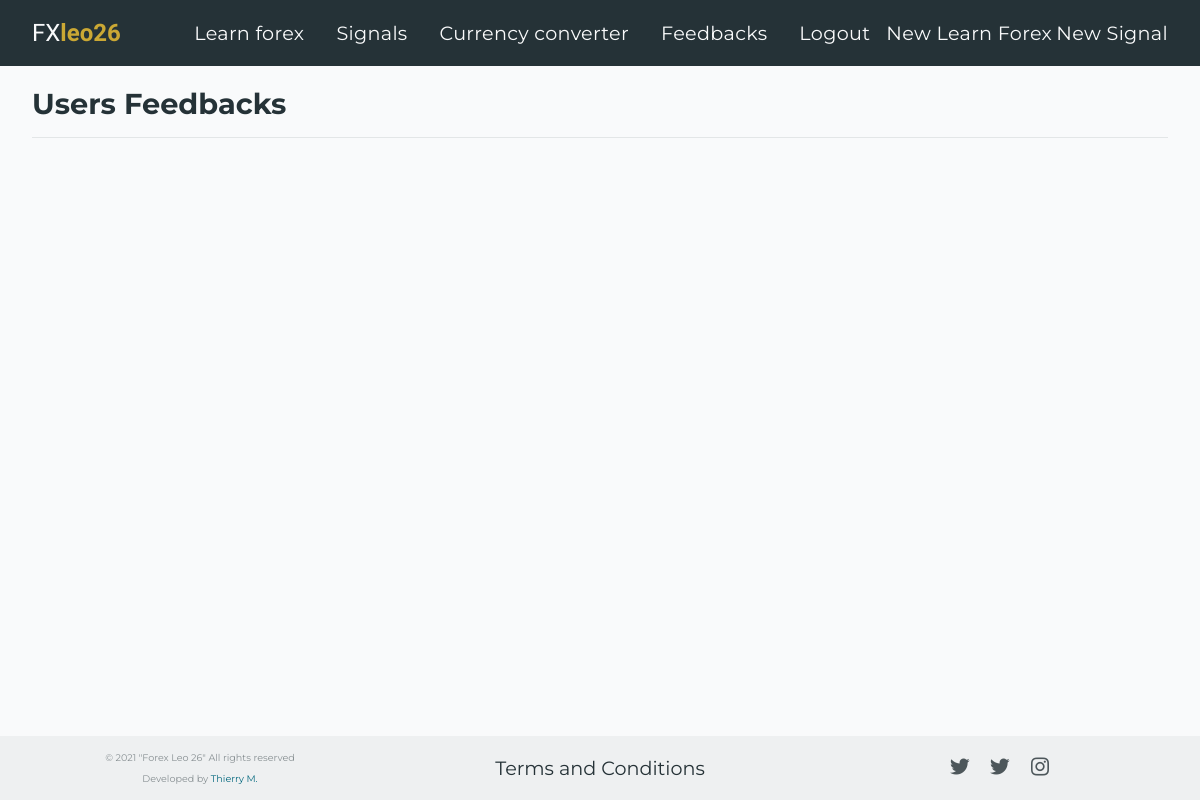
Before: /feedback (signed in) with the older database file.
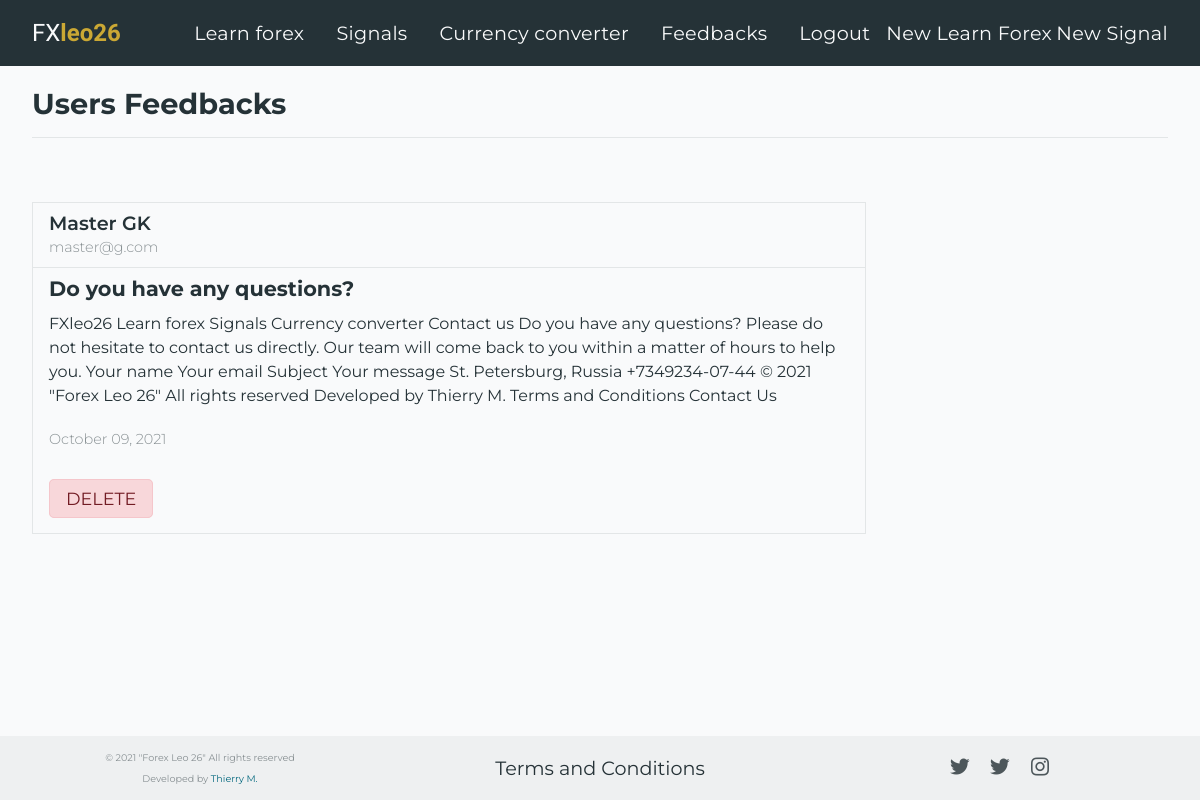
After: the same page with the newer database file.
### forex_26_app/models.py (models this page shows, shortened)
class Feedback(db.Model):
    id = db.Column(db.Integer, nullable=False, primary_key = True)
    name = db.Column(db.String(100), nullable=False)
    email = db.Column(db.String(100), nullable=False)
    subject = db.Column(db.String(100), nullable=False)
    message = db.Column(db.Text, nullable=False)
    posted_date = db.Column(db.DateTime, nullable=False, default = datetime.utcnow)

### forex_26_app/routes.py (the view)
@app.route('/feedback')
@login_required
def feedback():
    feedbacks = Feedback.query.order_by(Feedback.posted_date.desc())
    return render_template('feedback.html', feedbacks=feedbacks)

### forex_26_app/models.py (called while the page is built)
@login_manager.user_loader
def load_user(user_id):
    return Admin.query.get(int(user_id))

### forex_26_app/templates/feedback.html
{% extends "layout.html" %}
{% block content %}
<section class="feedback-section">
    <div class="section-top">
        <h2>Users Feedbacks</h2>
    </div>
    {% for feedback in feedbacks %}
    {% if feedback %}
    <div class="feedback-cards">
        <div class="feedback-card">
            <div class="card-header-container feedback-pad">
                <span class="feedback-usr_name">{{ feedback.name }}</span>
                <span class="feedback-email">{{ feedback.email }}</span>
            </div>
            <div class="card-main-container feedback-pad">
                <h2 class="feedback-subject">
                    {{ feedback.subject }}
                </h2>
                <p class="body feedback-body">
                    {{ feedback.message }}
                </p>
            </div>
            <span class="feedback-date feedback-pad">{{ feedback.posted_date.strftime("%B %d, %Y") }}</span>
            <div class="feedback-footer feedback-pad">
                <a href="{{ url_for('delete_feedback', feedback_id=feedback.id) }}" class="btn btn-outline-danger">DELETE</a>
            </div>
        </div>
    </div>
    {% endif %}
    {% endfor %}
</section>
{% endblock %}

Changed rows visible on the page:
added Feedback: name "Master GK", email "master@g.com", subject "Do you have any questions?", message "FXleo26 Learn forex Signals Currency converter Contact us Do you have any questions? Please do not hesitate to contact us directly. Our team will come back to you within a matter of hours to help you. Your name Your email Subject Your message St. Petersburg, Russia +7349234-07-44 © 2021 \"Forex Leo 26\" All rights reserved Developed by Thierry M. Terms and Conditions Contact Us", posted_date "October 09, 2021"
